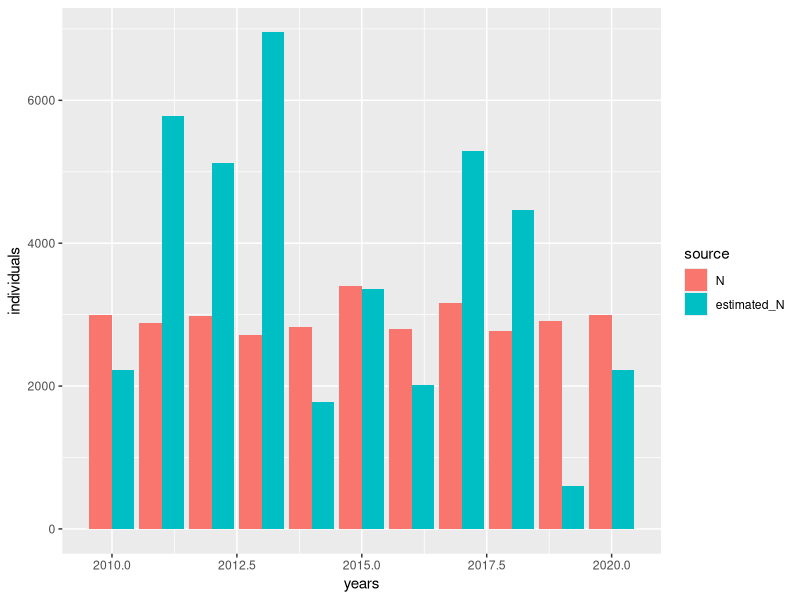

Generate this figure with R:
## ---- chunk 1
knitr::opts_chunk$set(echo = TRUE)
## ---- chunk 2
library(ggplot2)
library(reshape2)

N <- rnorm(10, 3000, 200)

removed <- rnorm(10, 30, 15)

estimated_rate <- 0.01

estimated_N <- removed/estimated_rate

years <- c(2010:2020)

test <- as.data.frame(cbind(years, N, estimated_N))
test_2 <- melt(test, id.vars = "years")
colnames(test_2)[2:3] <- c("source", "individuals")

ggplot(test_2, aes(x = years, y = individuals, fill = source)) +
  geom_bar(position = "dodge", stat = "identity")
